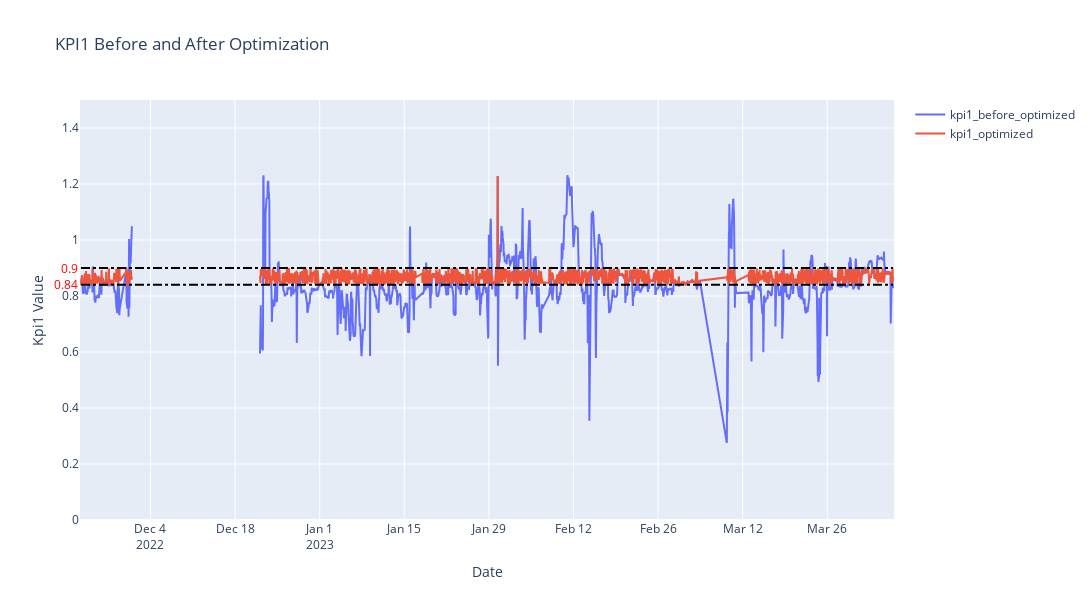

The notebook cell this image was saved under:
### Code cell
import plotly.graph_objects as go

trace1 = go.Scatter(x=kpi_optimized.index, y=kpi_before_optimized.values, name='kpi1_before_optimized')
trace2 = go.Scatter(x=kpi_optimized.index, y=kpi_optimized.values, name='kpi1_optimized')
layout = go.Layout(
    annotations=[
        dict(
            x=0,
            y=0.84,
            xref='paper',
            yref='y',
            text='0.84',
            showarrow=False,
            xanchor='right',
            yanchor='middle',
            font=dict(
                color='red'
            )
        ),
        dict(
            x=0,
            y=0.9,
            xref='paper',
            yref='y',
            text='0.9',
            showarrow=False,
            xanchor='right',
            yanchor='middle',
            font=dict(
                color='red'
            )
        )
    ]
)
fig = go.Figure(data=[trace1, trace2], layout=layout)
fig.update_layout(title='KPI1 Before and After Optimization',
                xaxis_title='Date',
                yaxis_title='Kpi1 Value',
                width=1200,
                height=600,
                yaxis=dict(
                    range=[0, 1.5],
                    showgrid=True
                    )
)
# Line Horizontal
fig.add_shape(
    type="line",
    x0=kpi_optimized.index[0],
    y0=0.84,
    x1=kpi_optimized.index[-1],
    y1=0.84,
    line=dict(
        color="black",
        width=2,
        dash="dashdot",
    ),
    name='target range'
)
fig.add_shape(
    type="line",
    x0=kpi_optimized.index[0],
    y0=0.9,
    x1=kpi_optimized.index[-1],
    y1=0.9,
    line=dict(
        color="black",
        width=2,
        dash="dashdot",
    ),
    name='target range'
)
fig.write_html(Config.result_generating.v4.visualization.kpi_before_and_after_optimization_path)
fig.show()

### Figure 1 — Plotly figure (JSON) as saved in the notebook; plotly's stock layout.template omitted (floating-point values rounded to 4 significant figures; data arrays with more than 128 entries replaced by an {"elided": "..."} marker saying what was removed)
{"data": [{"name": "kpi1_before_optimized", "type": "scatter", "x": {"elided": "2604 str values"}, "y": {"elided": "2604 float values"}}, {"name": "kpi1_optimized", "type": "scatter", "x": {"elided": "2604 str values"}, "y": {"elided": "2604 float values"}}], "layout": {"annotations": [{"font": {"color": "red"}, "showarrow": false, "text": "0.84", "x": 0, "xanchor": "right", "xref": "paper", "y": 0.84, "yanchor": "middle", "yref": "y"}, {"font": {"color": "red"}, "showarrow": false, "text": "0.9", "x": 0, "xanchor": "right", "xref": "paper", "y": 0.9, "yanchor": "middle", "yref": "y"}], "height": 600, "shapes": [{"line": {"color": "black", "dash": "dashdot", "width": 2}, "name": "target range", "type": "line", "x0": "2022-11-22T12:00:00", "x1": "2023-04-05T21:00:00", "y0": 0.84, "y1": 0.84}, {"line": {"color": "black", "dash": "dashdot", "width": 2}, "name": "target range", "type": "line", "x0": "2022-11-22T12:00:00", "x1": "2023-04-05T21:00:00", "y0": 0.9, "y1": 0.9}], "title": {"text": "KPI1 Before and After Optimization"}, "width": 1200, "xaxis": {"title": {"text": "Date"}}, "yaxis": {"range": [0, 1.5], "showgrid": true, "title": {"text": "Kpi1 Value"}}}}
